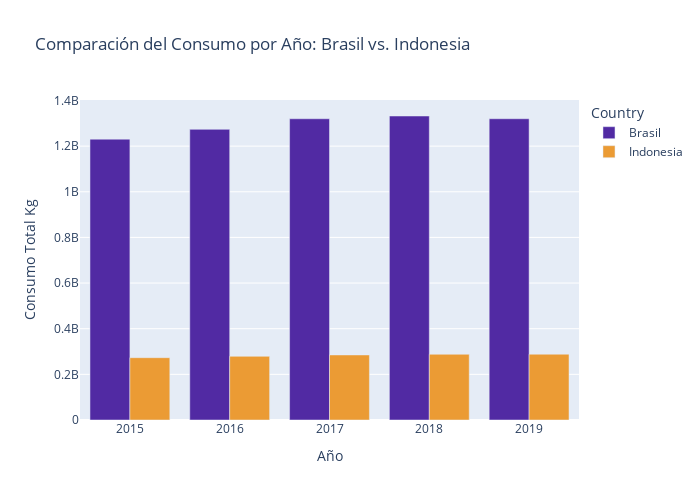

Notebook source saved alongside this figure:
### Code cell
# creamos ambos df con los datos de los años de mayor consumo, que en este caso son los mismos

top_years_brazil = pd.DataFrame({
    'year': [2018, 2019, 2017, 2016, 2015],
    'top_consumption_value': [1332000000, 1320000000, 1319820000, 1273500000, 1230480000],
    'Country': 'Brasil'
})

top_years_second = pd.DataFrame({
    'year': [2018, 2019, 2017, 2016, 2015],
    'top_consumption_value': [288000000, 288360000, 285000000, 279000000, 273000000],
    'Country': 'Indonesia'
})

# creamos el grafico con ambos paises para comparar visualmente la diferencia entre el consumo de ambos
# establecemos el valor de x, y, colores, y la forma de visualizar las barras, este no es mi preferido, sino el overlay (siguiente)

combined_data = pd.concat([top_years_brazil, top_years_second])

fig = px.bar(combined_data, x='year', y='top_consumption_value', color='Country',
             labels={
                 "year": "Año",
                 "top_consumption_value": "Consumo Total Kg"
             },
             color_discrete_map={'Brasil': '#512aa3', 'Indonesia': '#eb9b34'},
             title='Comparación del Consumo por Año: Brasil vs. Indonesia',
             barmode='group', 
             width=700, height=500)

fig.show()

### Figure 1 — Plotly figure (JSON) as saved in the notebook; plotly's stock layout.template omitted (floating-point values rounded to 4 significant figures)
{"data": [{"alignmentgroup": "True", "hovertemplate": "Country=Brasil<br>Año=%{x}<br>Consumo Total Kg=%{y}<extra></extra>", "legendgroup": "Brasil", "marker": {"color": "#512aa3", "pattern": {"shape": ""}}, "name": "Brasil", "offsetgroup": "Brasil", "orientation": "v", "showlegend": true, "textposition": "auto", "type": "bar", "x": [2018, 2019, 2017, 2016, 2015], "xaxis": "x", "y": [1332000000, 1320000000, 1319820000, 1273500000, 1230480000], "yaxis": "y"}, {"alignmentgroup": "True", "hovertemplate": "Country=Indonesia<br>Año=%{x}<br>Consumo Total Kg=%{y}<extra></extra>", "legendgroup": "Indonesia", "marker": {"color": "#eb9b34", "pattern": {"shape": ""}}, "name": "Indonesia", "offsetgroup": "Indonesia", "orientation": "v", "showlegend": true, "textposition": "auto", "type": "bar", "x": [2018, 2019, 2017, 2016, 2015], "xaxis": "x", "y": [288000000, 288360000, 285000000, 279000000, 273000000], "yaxis": "y"}], "layout": {"barmode": "group", "height": 500, "legend": {"title": {"text": "Country"}, "tracegroupgap": 0}, "title": {"text": "Comparación del Consumo por Año: Brasil vs. Indonesia"}, "width": 700, "xaxis": {"anchor": "y", "domain": [0, 1], "title": {"text": "Año"}}, "yaxis": {"anchor": "x", "domain": [0, 1], "title": {"text": "Consumo Total Kg"}}}}
